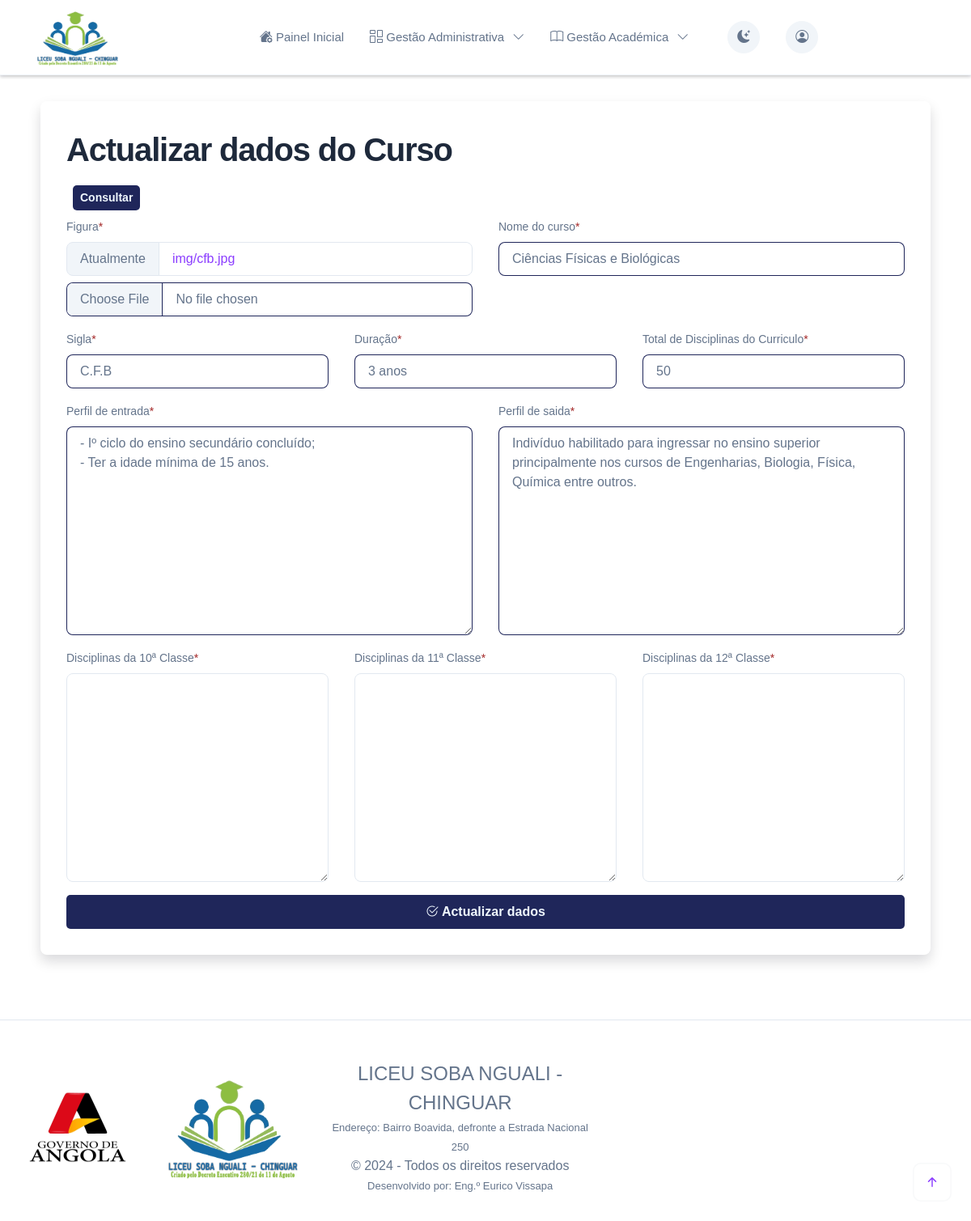
/edit_curso/1 (signed in), run on the app's committed database.
### gestao/models.py (models this page shows, shortened)
class cursos(models.Model):
    figura = models.ImageField(upload_to='img')
    nome_do_curso = models.CharField(max_length=100,unique=True)
    sigla = models.CharField(max_length=20)
    perfil_de_entrada = models.TextField()
    perfil_de_saida = models.TextField()
    classe_10 = models.TextField(verbose_name='Disciplinas da 10ª Classe')
    classe_11 = models.TextField(verbose_name='Disciplinas da 11ª Classe')
    classe_12 = models.TextField(verbose_name='Disciplinas da 12ª Classe')
    duracao = models.CharField(max_length=10,verbose_name='Duração')
    total_disc = models.IntegerField(verbose_name='Total de Disciplinas do Curriculo')

### gestao/views.py (the view)
# urls.py: path('edit_curso/<int:curso_id>', views.edit_curso.as_view(), name='edit_curso'),
@method_decorator(csrf_exempt, name="dispatch")
class edit_curso(LoginRequiredMixin,SuccessMessageMixin,UpdateView):
    login_url = reverse_lazy('bloquear')
    template_name = 'form.html'
    form_class = FormCurso
    success_url = reverse_lazy('q_cursos')
    success_message = 'Dados do Curso %(nome_do_curso)s actualizados!'
    def get_object(self, queryset=None):
        self.object = cursos.objects.get(pk=self.kwargs['curso_id'])
        return self.object
    def get_context_data(self, **kwargs):
        context = super().get_context_data(**kwargs)
        context['titulo'] = 'Actualizar dados do Curso'
        context['link'] = 'q_cursos'
        context['btn'] = 'Actualizar dados'
        return  context

### gestao/form.py
class FormCurso(forms.ModelForm):
    class Meta:
        model = cursos
        fields = '__all__'

### gestao/templates/form.html (shortened to what this page needs)
{% extends 'base.html' %}
{% load crispy_forms_tags %}
{% block main %}
<section class="container py-lg-5" data-cue="fadeIn" data-show="true" style="animation-name: fadeIn; animation-duration: 600ms; animation-timing-function: ease; animation-delay: 0ms; animation-direction: normal; animation-fill-mode: both;">
 <div class="shadow p-5 mb-5 bg-body-white rounded">
 <div class="row g-2">
    <h1>{{ titulo }}</h1>
    <div class="mx-2">
        <a class="btn btn1 btn-sm" title="" href="/{{ link }}">Consultar</a>
    </div>
<form method="POST" action="" enctype="multipart/form-data">
    <anything_else>
    <div class="row" style="text-align:initial;">
        {% if titulo == 'Registar Funcionário' or titulo == 'Actualizar funcionário' %}
        <div class="col-md-4">
            {{ form.foto|as_crispy_field }}
        </div>
        <div class="col-md-4">
            {{ form.arquivo|as_crispy_field }}
        </div>
        <div class="col-md-4">
            {{ form.nAgente|as_crispy_field }}
        </div>
        <div class="col-md-4">
            {{ form.nome_completo|as_crispy_field }}
        </div>
        <div class="col-md-4">
            {{ form.estado_civil|as_crispy_field }}
        </div>
        <div class="col-md-4">
            {{ form.numero_do_bilhete|as_crispy_field }}
        </div>
        <div class="col-md-4">
            {{ form.data_de_emissao|as_crispy_field }}
        </div>
        <div class="col-md-4">
            {{ form.data_de_nascimento|as_crispy_field }}
        </div>
        <div class="col-md-4">
            {{ form.local_de_nascimento|as_crispy_field }}
        </div>
        <div class="col-md-4">
            {{ form.municipio|as_crispy_field }}
        </div>
        <div class="col-md-4">
            {{ form.provincia|as_crispy_field }}
        </div>
        <div class="col-md-4">
            {{ form.residencia|as_crispy_field }}
        </div>
        <div class="col-md-4">
            {{ form.contacto|as_crispy_field }}
        </div>
        <div class="col-md-4">
            {{ form.email|as_crispy_field }}
        </div>
        <div class="col-md-4">
            {{ form.nivel_academico|as_crispy_field }}
        </div>
        <div class="col-md-4">
            {{ form.especialidade|as_crispy_field }}
        </div>
        <div class="col-md-4">
            {{ form.instituicao|as_crispy_field }}
        </div>
        <div class="col-md-4">
            {{ form.data_de_ingresso|as_crispy_field }}
        </div>
        <div class="col-md-4">
            {{ form.categoria|as_crispy_field }}
        </div>
        <div class="col-md-4">
            {{ form.funcao|as_crispy_field }}
        </div>
        <div class="col-md-4">
            {{ form.disciplina|as_crispy_field }}
        </div>
        <div class="col-md-6">
            {{ form.dados_academicos|as_crispy_field }}
        </div>
        <div class="col-md-6">
            {{ form.dados_profissionais|as_crispy_field }}
        </div>
        <div class="col-md-12">
            {{ form.utilizador|as_crispy_field }}
        </div>
            {% elif titulo == 'Registar Curso' or titulo == 'Actualizar dados do Curso' %}
            <div class="col-md-6">
                {{ form.figura|as_crispy_field }}
            </div>
            <div class="col-md-6">
                {{ form.nome_do_curso|as_crispy_field }}
            </div>
            <div class="col-md-4">
                {{ form.sigla|as_crispy_field }}
            </div>
            <div class="col-md-4">
                {{ form.duracao|as_crispy_field }}
            </div>
            <div class="col-md-4">
                {{ form.total_disc|as_crispy_field }}
            </div>
            <div class="col-md-6">
                {{ form.perfil_de_entrada|as_crispy_field }}
            </div>
            <div class="col-md-6">
                {{ form.perfil_de_saida|as_crispy_field }}
            </div>
            <div class="col-md-4">
                {{ form.classe_10|as_crispy_field }}
            </div>
            <div class="col-md-4">
                {{ form.classe_11|as_crispy_field }}
            </div>
            <div class="col-md-4">
                {{ form.classe_12|as_crispy_field }}
            </div>
            {% else %}
            {{ form|crispy }}
            {% endif %}
    </div>
    <button type="submit" class="btn btn1" style="width: 100%;"><i class="bi bi-check2-circle"></i> {{ btn }} </button>
</form>
</div>
 </div>
</section>
{% endblock main %}

### static/css/style.css (style rules this page uses)
* { font-family: 'Barlow', sans-serif; }
.col-md-4 input { border-style: double; border-color: rgba(19, 26, 81, 0.945); }
.col-md-6 input { border-style: double; border-color: rgba(19, 26, 81, 0.945); }
.col-md-6 textarea { border-style: double; border-color: rgba(19, 26, 81, 0.945); }
.btn1 { background-color: rgba(19, 26, 81, 0.945); border-radius: 5px 5px 5px 5px; color: aliceblue; }
.asteriskField { color: brown; }

### static/css/scrollCue.css (style rules this page uses)
[data-cue="fadeIn"], [data-cues="fadeIn"] > * { opacity: 0; }

### visitantes/templates/base.html (style rules this page uses)
* { font-family: 'Barlow', sans-serif; }
.col-md-4 input { border-style: double; border-color: rgba(19, 26, 81, 0.945); }
.col-md-6 input { border-style: double; border-color: rgba(19, 26, 81, 0.945); }
.col-md-6 textarea { border-style: double; border-color: rgba(19, 26, 81, 0.945); }
.btn1 { background-color: rgba(19, 26, 81, 0.945); border-radius: 5px 5px 5px 5px; color: aliceblue; }
.asteriskField { color: brown; }

### data on the page
cursos: nome_do_curso "Ciências Físicas e Biológicas", sigla "C.F.B", duracao "3 anos", total_disc "50", perfil_de_entrada "- Iº ciclo do ensino secundário concluído; - Ter a idade mínima de 15 anos.", perfil_de_saida "Indivíduo habilitado para ingressar no ensino superior principalmente nos cursos de Engenharias, Biologia, Física, Química entre outros."

### other printed values
{{ titulo }} "Actualizar dados do Curso"
{{ btn }} "Actualizar dados"
{{ 2024 }} "2024"
